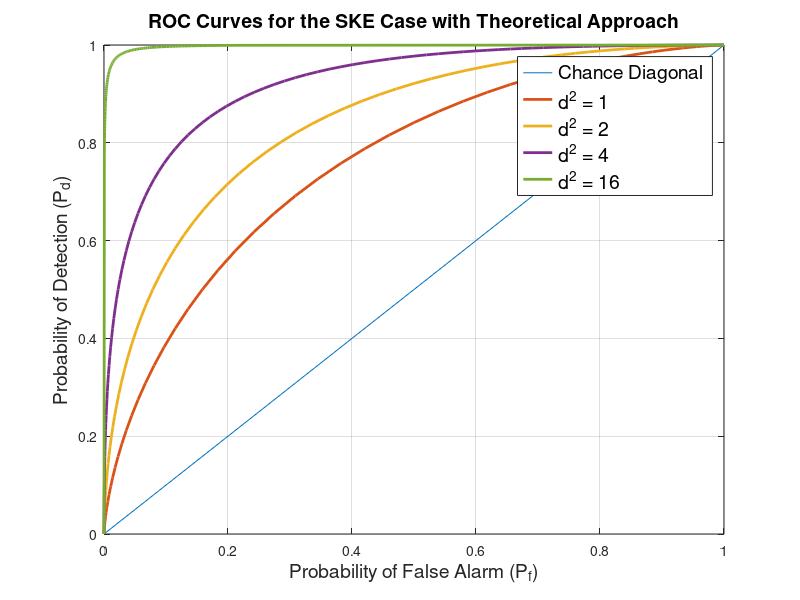
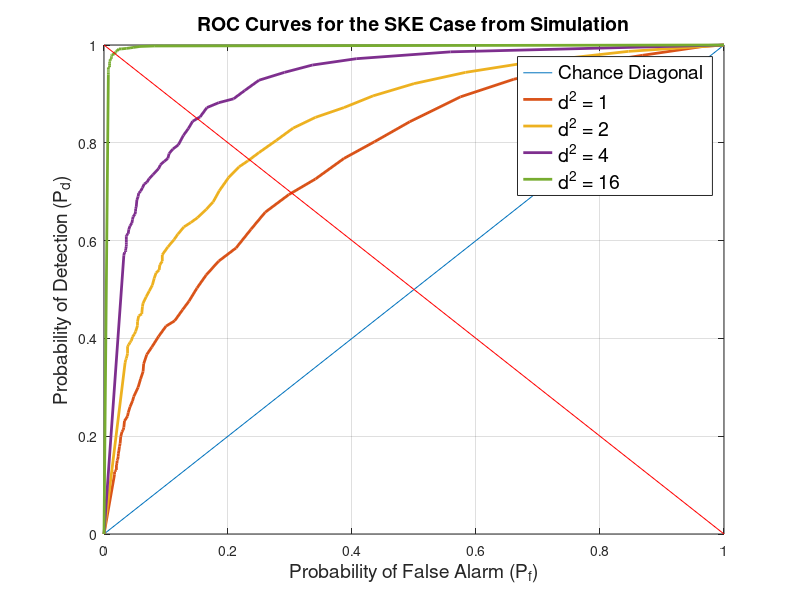

The MATLAB source for these figures, in order:
%% (2b) Theoretical Approach
close all
clc, clear

figure(), plot([0,1],[0,1])
grid on, hold on

D = [1 2 4 16];                             % list of parameters 
for index = 1:1:length(D)
    d = D(index);                           % d = E_s/var(n)^2
    beta = [-5:0.1:5];
    W = [-Inf beta Inf];                    % threshold
    P_d = zeros(length(W),1);               % prob of detection
    P_f = zeros(length(W),1);               % prob of false alarm
    % Calculuate P_d and P_f
    for i = 1:1:length(W)
        P_f(i) = 1-normcdf(W(i),-d/2,sqrt(d));
        P_d(i) = 1-normcdf(W(i),d/2,sqrt(d));
    end
    
    plot(P_f, P_d,'LineWidth',2)
    hold on
end

title('ROC Curves for the SKE Case with Theoretical Approach','FontSize',14)
legend({"Chance Diagonal","d^2 = 1","d^2 = 2","d^2 = 4","d^2 = 16"},'FontSize',14)
xlabel('Probability of False Alarm (P_f)','FontSize',14)
ylabel('Probability of Detection (P_d)','FontSize',14)

%% (2c) Simulation
close all
clc, clear

figure()
plot([0,1],[0,1])
grid on, hold on

D = [1 2 4 16];                                 % list of parameters
noise_var = 1;                                  % noise variance
noise_mean = 0;                                 % noise mean

for index = 1:1:length(D)
    d = D(index);                               % d = E_s/var(n)^2
    % Define the signal
    k = 500;                                    % length of signal
    A = ones(k,1);                              % create k-vector of 1
    alpha = sqrt(d/k);                          % value of elements to get d = D(i)
    S = alpha.*A;                               % the known signal S
    E = sum(S.^2);                              % check the energy of S
    fprintf("Total signal energy: %.2f\n", E);

    % brute-force simulate n trials
    trials = 1000;
    lambda_0 = zeros(trials,1);                 % lambda|H0
    lambda_1 = zeros(trials,1);                 % lambda|H1
    for i = 1:1:trials
        noise = normrnd(noise_mean,noise_var,[k,1]);
        lambda_0(i) = exp((sum(noise.*S) - E/2)./noise_var);
        lambda_1(i) = exp((sum((S + noise).*S) - E/2)./noise_var);
    end

    beta = [-5:0.1:5];
    W = [-Inf beta Inf];                        % threshold
    P_d = zeros(length(W),1);                   % prob of detection
    P_f = zeros(length(W),1);                   % prob of false alarm
    % Calculuate P_d and P_f
    for i = 1:1:length(W)
        P_d(i) = sum(lambda_1 > W(i))/trials;
        P_f(i) = sum(lambda_0 > W(i))/trials;
    end
    
    plot(P_f, P_d,'LineWidth',2)
    hold on
end
plot([1,0],[0,1],'r')
hold on

title('ROC Curves for the SKE Case from Simulation','FontSize',14)
legend({"Chance Diagonal","d^2 = 1","d^2 = 2","d^2 = 4","d^2 = 16"},'FontSize',14)
xlabel('Probability of False Alarm (P_f)','FontSize',14)
ylabel('Probability of Detection (P_d)','FontSize',14)
